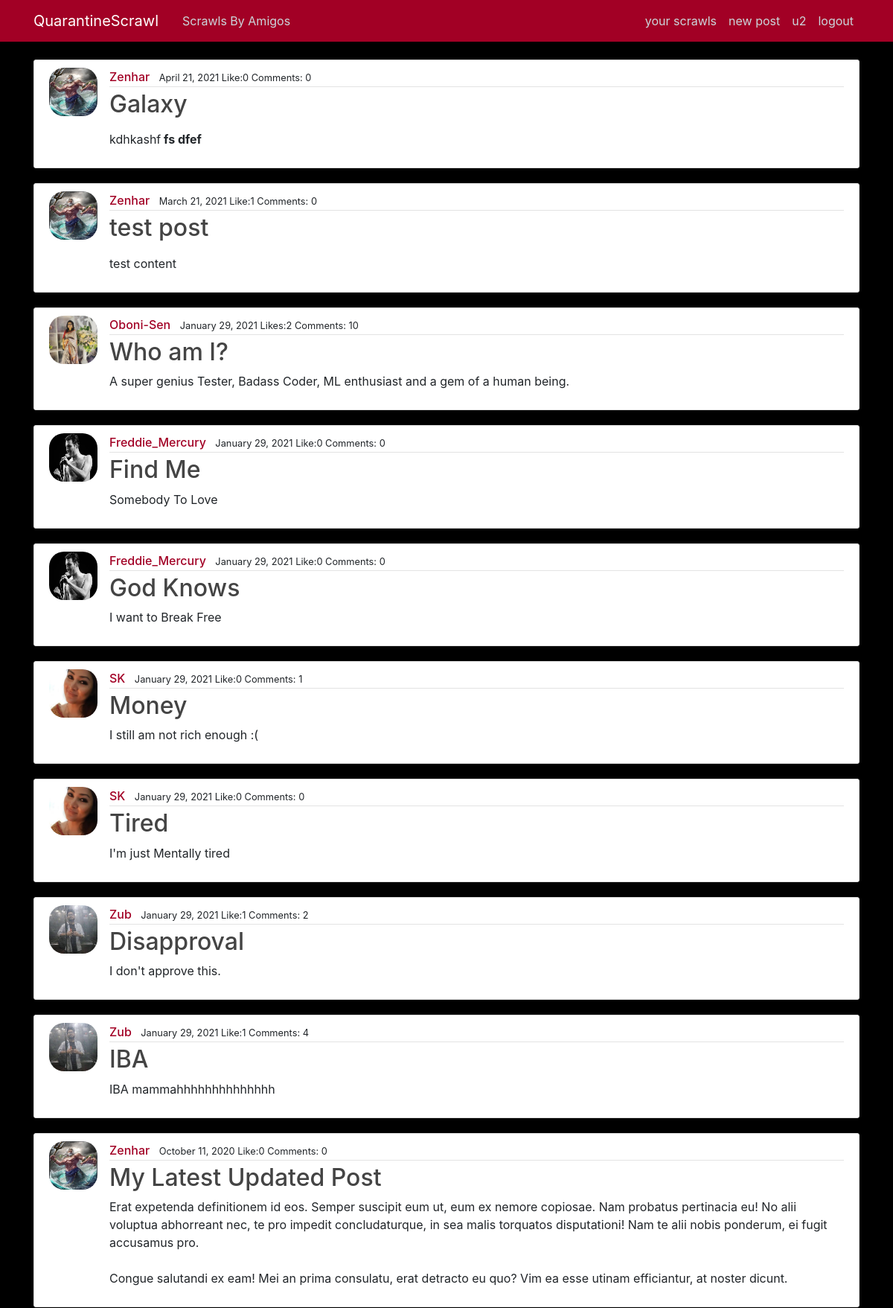
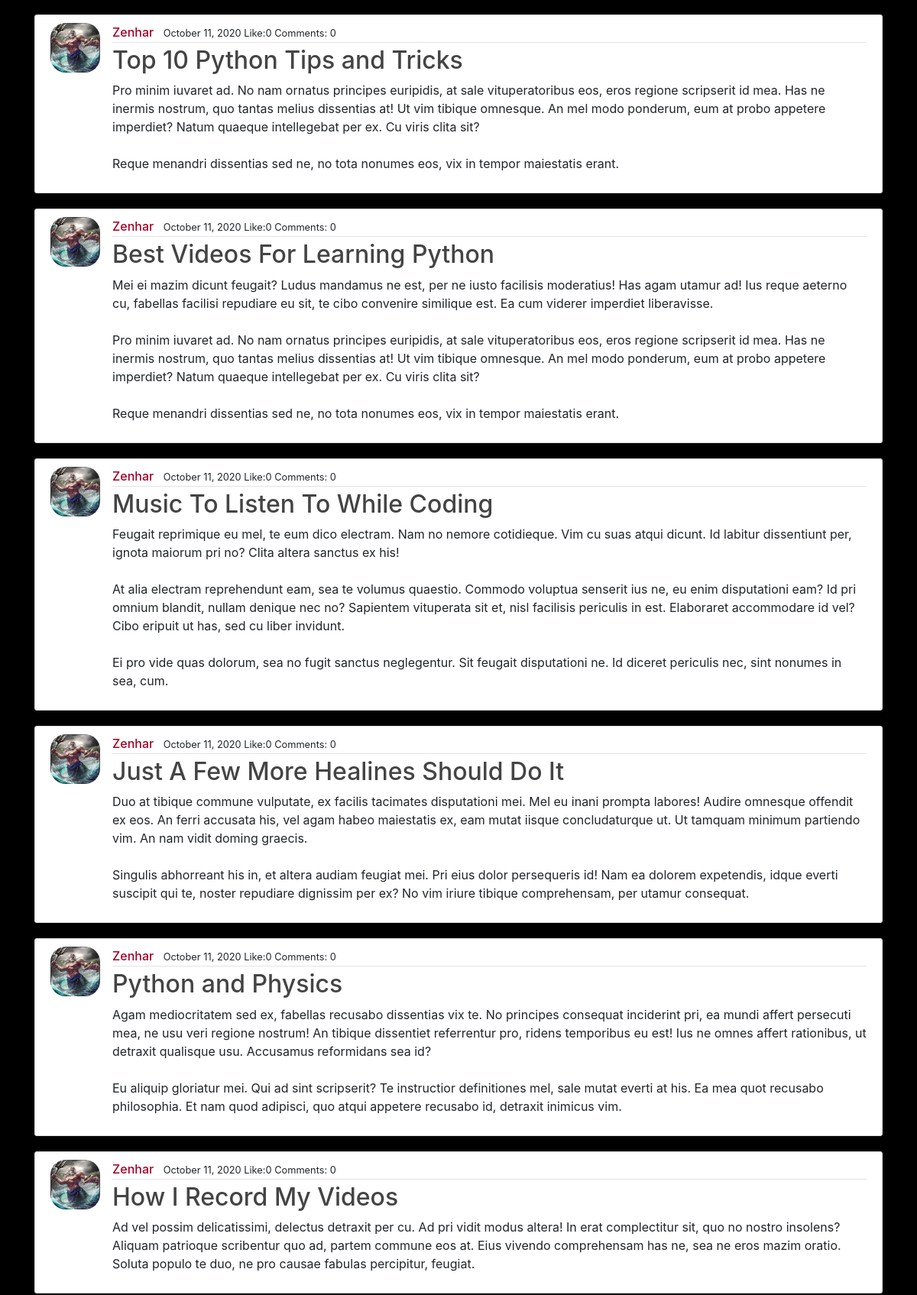
Screenshot of /homewithamigos/ (signed in, upper part) with the database file from the repository (2 pictures, top to bottom).
### blog/models.py (models this page shows, shortened)
class Post(models.Model):
    title = models.CharField(max_length=100)
    content = RichTextUploadingField()
    date = models.DateTimeField(default=timezone.now)
    author = models.ForeignKey(User, on_delete=models.CASCADE)
    liked = models.ManyToManyField(User, related_name="liked", default=None, blank=True)
    commented = models.ManyToManyField(
        User, related_name="commented", default=None, blank=True
    )
    created = models.DateTimeField(auto_now=True)
    updated = models.DateTimeField(auto_now_add=True)
    @property
    def total_comments(self):
        return Comment.objects.filter(post=self.pk).all().count()

### users/models.py (models this page shows, shortened)
class Profile(models.Model):
    user = models.OneToOneField(User, on_delete=models.CASCADE)
    image = models.ImageField(default="poseidon.jpg", upload_to="profile_pics")
    follow = models.ManyToManyField(User, related_name="followers", blank=True)
    follower = models.ManyToManyField(User, related_name="follows", blank=True)

### blog/views.py (the view)
# urls.py: path("homewithamigos/", AmigosPostListView.as_view(), name="amigos-home"),
class AmigosPostListView(LoginRequiredMixin, ListView):
    template_name = "blog/followspost.html"
    def get_queryset(self):
        loggedInUser = Profile.objects.get(user=self.request.user)
        axedUser = Post.objects.exclude(author=loggedInUser.user)
        return axedUser.filter(author__in=loggedInUser.follow.all()).order_by("-date")
    def get_context_data(self, *args, **kwargs):
        context = super().get_context_data(*args, **kwargs)
        context["all_posts"] = self.get_queryset()
        a = 1
        context["a"] = a
        context["post_comments"] = Comment.objects.filter(post=a)
        return context

### blog/templates/blog/followspost.html (shortened to what this page needs)
{% extends "blog/base.html" %}
{% block content %}
    {% for post in all_posts %}
        <article class="media content-section">
          <img class="rounded-cirle article-img" src="{{post.author.profile.image.url}}" alt="">
          <div class="media-body">
            <div class="article-metadata">
              <a class="mr-2 home-post-author" href="{% url 'user-posts' post.author.username  %}">{{ post.author }}</a>
              {% if post.liked.all.count < 2 %}
              <small>{{ post.date|date:"F d, Y" }}  Like:{{post.liked.all.count}} Comments: {{ post.total_comments }}</small>
              {% else %}
              <small>{{ post.date|date:"F d, Y" }}  Likes:{{post.liked.all.count}} Comments: {{ post.total_comments }} </small>
              {% endif %}
            </div>
            <h2><a class="article-title" href="{% url 'post-detail' post.id %}">{{ post.title }}</a></h2>
            <p class="article-content">{{ post.content|safe }}</p>
          </div>
        </article>
    {% endfor %}
{% endblock content %}

### blog/templates/blog/base.html (shortened to what this page needs)
{% load static %}
<!DOCTYPE html>
<html>
<head>
    <link rel="stylesheet" href="https://maxcdn.bootstrapcdn.com/bootstrap/4.0.0/css/bootstrap.min.css">
    <link rel="stylesheet" type="text/css" href="{% static 'blog/blog-css/main.css' %}">
    <link rel="stylesheet" type="text/css" href="{% static 'users/profile.css' %}">
</head>
<body>
    <header class="site-header">
      <nav class="navbar navbar-expand-md navbar-dark navbar-bg-steel fixed-top">
        <div class="container">
          <a class="navbar-brand mr-4" href="{% url 'home' %}">QuarantineScrawl</a>
          <div class="collapse navbar-collapse" id="navbarToggle">
            <div class="navbar-nav mr-auto">
              <a class="nav-item nav-link" href="{% url 'amigos-home' %}">Scrawls By Amigos</a>
            </div>
            <div class="navbar-nav">
              {% if user.is_authenticated %}
              <a class="nav-item nav-link" href="{% url 'user-posts' user.username  %}"> your scrawls</a>
              <a class="nav-item nav-link" href="{% url 'post-create' %}"> new post</a>
              <a class="nav-item nav-link" href="{% url 'profile' %}">{{user.username}}</a>
              <a class="nav-item nav-link" href="{% url 'logout' %}">logout</a>
              {% else %}
              <a class="nav-item nav-link" href="{% url 'login' %}">Login</a>
              <a class="nav-item nav-link" href="{% url 'register' %}">Register</a>
              {% endif %}
            </div>
          </div>
        </div>
      </nav>
    </header>
    <main role="main" class="container">
          {% block content %}{% endblock %}
    </main>
</body>
</html>

### blog/static/blog/blog-css/main.css (style rules this page uses)
body { background-color: black; margin-top: 5rem; }
.navbar-bg-steel { background-color: #a20025; }
.site-header .navbar-nav .nav-link { color: #cbd5db; font-weight: 400; }
.content-section { background: #ffffff; padding: 10px 20px; border: 1px solid #dddddd; border-radius: 3px; margin-bottom: 20px; }
.article-title { color: #444444; }
.article-content { white-space: pre-line; }
.article-img { height: 65px; width: 65px; margin-right: 16px; border-radius: 20px; }
.article-metadata { padding-bottom: 1px; margin-bottom: 4px; border-bottom: 1px solid #e3e3e3; }
.home-post-author { color: #a20025; font-weight: 500; }

### users/static/users/users-css/profile.css (style rules this page uses)
* { margin: 0px; padding: 0px; box-sizing: border-box; }

### rows the page displays
Post: author.profile.image (picture), author "Zenhar", date "April 21, 2021", liked.all.count "0", total_comments "0", title "Galaxy", content "kdhkashf fs dfef"
Post: author.profile.image (picture), author "Zenhar", date "March 21, 2021", liked.all.count "1", total_comments "0", title "test post", content "test content"
Post: author.profile.image (picture), author "Oboni-Sen", date "January 29, 2021", liked.all.count "2", total_comments "10", title "Who am I?", content "A super genius Tester, Badass Coder, ML enthusiast and a gem of a human being."
Post: author.profile.image (picture), author "Freddie_Mercury", date "January 29, 2021", liked.all.count "0", total_comments "0", title "Find Me", content "Somebody To Love"
Post: author.profile.image (picture), author "Freddie_Mercury", date "January 29, 2021", liked.all.count "0", total_comments "0", title "God Knows", content "I want to Break Free"
Post: author.profile.image (picture), author "SK", date "January 29, 2021", liked.all.count "0", total_comments "1", title "Money", content "I still am not rich enough :("
Post: author.profile.image (picture), author "SK", date "January 29, 2021", liked.all.count "0", total_comments "0", title "Tired", content "I'm just Mentally tired"
Post: author.profile.image (picture), author "Zub", date "January 29, 2021", liked.all.count "1", total_comments "2", title "Disapproval", content "I don't approve this."
Post: author.profile.image (picture), author "Zub", date "January 29, 2021", liked.all.count "1", total_comments "4", title "IBA", content "IBA mammahhhhhhhhhhhhhh"
Post: author.profile.image (picture), author "Zenhar", date "October 11, 2020", liked.all.count "0", total_comments "0", title "My Latest Updated Post", content "Erat expetenda definitionem id eos. Semper suscipit eum ut, eum ex nemore copiosae. Nam probatus pertinacia eu! No alii voluptua abhorreant nec, te pro impedit concludaturque, in sea malis torquatos disputationi! Nam te alii nobis ponderum, ei fugit accusamus pro. Congue salutandi ex eam! Mei an prima consulatu, erat detracto eu quo? Vim ea esse utinam efficiantur, at noster dicunt."
Post: author.profile.image (picture), author "Zenhar", date "October 11, 2020", liked.all.count "0", total_comments "0", title "Top 10 Python Tips and Tricks", content "Pro minim iuvaret ad. No nam ornatus principes euripidis, at sale vituperatoribus eos, eros regione scripserit id mea. Has ne inermis nostrum, quo tantas melius dissentias at! Ut vim tibique omnesque. An mel modo ponderum, eum at probo appetere imperdiet? Natum quaeque intellegebat per ex. Cu viris clita sit? Reque menandri dissentias sed ne, no tota nonumes eos, vix in tempor maiestatis erant."
Post: author.profile.image (picture), author "Zenhar", date "October 11, 2020", liked.all.count "0", total_comments "0", title "Best Videos For Learning Python", content "Mei ei mazim dicunt feugait? Ludus mandamus ne est, per ne iusto facilisis moderatius! Has agam utamur ad! Ius reque aeterno cu, fabellas facilisi repudiare eu sit, te cibo convenire similique est. Ea cum viderer imperdiet liberavisse. Pro minim iuvaret ad. No nam ornatus principes euripidis, at sale vituperatoribus eos, eros regione scripserit id mea. Has ne inermis nostrum, quo tantas melius dissentias at! Ut vim tibique omnesque. An mel modo ponderum, eum at probo appetere imperdiet? Natum quaeque intellegebat per ex. Cu viris clita sit? Reque menandri dissentias sed ne, no tota nonumes eos, vix in tempor maiestatis erant."
Post: author.profile.image (picture), author "Zenhar", date "October 11, 2020", liked.all.count "0", total_comments "0", title "Music To Listen To While Coding", content "Feugait reprimique eu mel, te eum dico electram. Nam no nemore cotidieque. Vim cu suas atqui dicunt. Id labitur dissentiunt per, ignota maiorum pri no? Clita altera sanctus ex his! At alia electram reprehendunt eam, sea te volumus quaestio. Commodo voluptua senserit ius ne, eu enim disputationi eam? Id pri omnium blandit, nullam denique nec no? Sapientem vituperata sit et, nisl facilisis periculis in est. Elaboraret accommodare id vel? Cibo eripuit ut has, sed cu liber invidunt. Ei pro vide quas dolorum, sea no fugit sanctus neglegentur. Sit feugait disputationi ne. Id diceret periculis nec, sint nonumes in sea, cum."
Post: author.profile.image (picture), author "Zenhar", date "October 11, 2020", liked.all.count "0", total_comments "0", title "Just A Few More Healines Should Do It", content "Duo at tibique commune vulputate, ex facilis tacimates disputationi mei. Mel eu inani prompta labores! Audire omnesque offendit ex eos. An ferri accusata his, vel agam habeo maiestatis ex, eam mutat iisque concludaturque ut. Ut tamquam minimum partiendo vim. An nam vidit doming graecis. Singulis abhorreant his in, et altera audiam feugiat mei. Pri eius dolor persequeris id! Nam ea dolorem expetendis, idque everti suscipit qui te, noster repudiare dignissim per ex? No vim iriure tibique comprehensam, per utamur consequat."
Post: author.profile.image (picture), author "Zenhar", date "October 11, 2020", liked.all.count "0", total_comments "0", title "Python and Physics", content "Agam mediocritatem sed ex, fabellas recusabo dissentias vix te. No principes consequat inciderint pri, ea mundi affert persecuti mea, ne usu veri regione nostrum! An tibique dissentiet referrentur pro, ridens temporibus eu est! Ius ne omnes affert rationibus, ut detraxit qualisque usu. Accusamus reformidans sea id? Eu aliquip gloriatur mei. Qui ad sint scripserit? Te instructior definitiones mel, sale mutat everti at his. Ea mea quot recusabo philosophia. Et nam quod adipisci, quo atqui appetere recusabo id, detraxit inimicus vim."
Post: author.profile.image (picture), author "Zenhar", date "October 11, 2020", liked.all.count "0", total_comments "0", title "How I Record My Videos", content "Ad vel possim delicatissimi, delectus detraxit per cu. Ad pri vidit modus altera! In erat complectitur sit, quo no nostro insolens? Aliquam patrioque scribentur quo ad, partem commune eos at. Eius vivendo comprehensam has ne, sea ne eros mazim oratio. Soluta populo te duo, ne pro causae fabulas percipitur, feugiat."

### other values shown
{{ user.username }} "u2"
